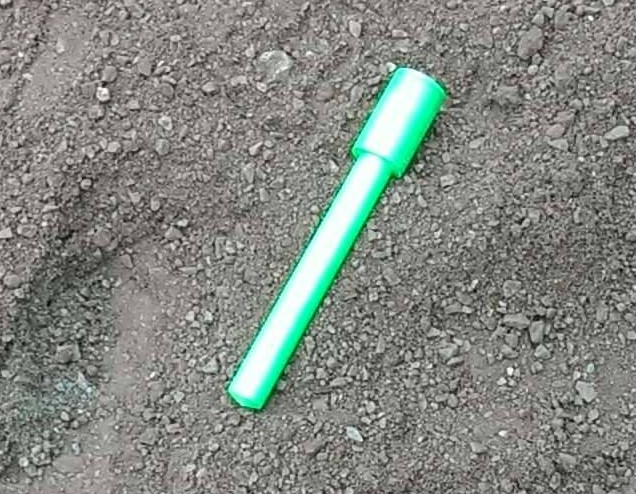
//> input picture templates/cache.jpg, 636 x 494 px; its folder holds only this picture in this run
$ ./PF_multiTemplate templates/cache.jpg   (built with g++ and OpenCV 4)
//> lines starting //> are read from the running program, lines starting //| are printed output that depends on the picture; after the words box and inside, x2 and y2 are one past the last pixel; in counts of white or black regions, pixels touching at a corner belong together
### motion_tracking.h
#ifndef MOTION_TRACKING_H
#define MOTION_TRACKING_H

#include <opencv2/opencv.hpp>
#include <unistd.h>
#include <cstdlib>
#include <vector>
#include <cmath>
#include <ctime>
/*!
* Particle filter motion tracking.
*
* This class estimates the position of a single point
* in a image. It can be used to predict the position of a
* landmark for example when tracking the corner of a bounding box.
*/
class ParticleFilter
{
public:
	/*!
    * @param width the width of the frame
    * @param height the height of the frame
    * @param N the number of particles
	*/
	ParticleFilter(int width, int height, int N);
	/*!
    * Predict the position of the point in the next frame.
	*
    * Move the particles based on how the real system is predicted to behave.
    * @param std the standard deviation of the gaussian distribution used to add noise
	*/
	void predict(int std);
	/*!
	* Draw the particles on a frame
	*
	* @param frame the image to draw
	* @param radius is the radius of the particles
	*/
	void drawParticles(cv::Mat frame, int radius=2);
	/*!
	* Estimate the position of the point given the particle weights.
	*
    * Using the weighted average of the particles
    * gives an estimation of the position of the point
	* @return estimated point
	*/
	cv::Point estimate();
	/*!
	* Update the weights associated which each particle based on the (x,y) coords measured.
    * Particles that closely match the measurements give an higher contribution.
	*
	* The position of the point at the next time step is predicted using the
    * estimated speed along X and Y axis and adding Gaussian noise sampled
    * from a distribution with MEAN=0.0 and STD=std. It is a linear model.
	* @param center position of the center point
	*/
	void update(cv::Point center);
	/*!
	* The resample function removes useless particles and keep the
    * useful ones. It is not necessary to resample at every loop.
    * If there are not new measurements then there is not any information
    * from which the resample can benefit.
	*/
	void resample();

private:
	cv::Mat particles;
	std::vector<double> weights, tempWeights, residual, cumulativeSum;
	std::vector<int> indices, numCopies;
	cv::Point estimatePoint;
	double sum, acc, sum_fract, sum_weights, diff_fract;
	int N;

};

#endif

### mask_analysis.h
#ifndef MASK_ANALYSIS_H
#define MASK_ANALYSIS_H

#include <opencv2/opencv.hpp>
#include <iostream>
#include <iterator>
#include <vector>
/*!
* This class analyses binary masks, like the ones returned by
* the color detection classes.
*
* The class implements function for finding the contour with the
* largest area and its properties (centre, sorrounding rectangle).
*
*/
class BinaryMaskAnalyser
{
public:
	/*!
	* it gets list of contours from the mask
 	*
    * @param mask the binary image to use in the function
	*/
	void getContoursFromMask(cv::Mat &mask);
	/*!
	* it gets contour of element with max area
 	*
    * @return get the desired contour
	*/
	std::vector<cv::Point> getMaxAreaElementContour();
	/*!
	* it returns the total number of contours present on the mask
 	*
    * this method must be used during video analysis to check if the frame contains
    * at least one contour before calling the other function below.
    * @param mask the binary image to use in the function
	* @return get the number of contours
	*/
	int numberOfContours(cv::Mat &mask);
	/*!
	* it returns the rectangle sorrounding the contour with the largest area.
	*
    * This method could be useful to find a face when a skin detector filter is used.
    * @param mask the binary image to use in the function
    * @return get the coords of the upper corner of the rectangle (x, y) and the rectangle size (widht, hight)
    * In case of error it returns a tuple (None, None, None, None)
	*/
	cv::Rect maxAreaRectangle(cv::Mat &mask);
	/*!
	* it returns the centre of the contour with largest area.
 	*
    * This method could be useful to find the center of a face when a skin detector filter is used.
    * @param mask the binary image to use in the function
    * @return get the x and y center coords of the contour whit the largest area.
    * In case of error it returns a tuple (None, None)
	*/
	cv::Point maxAreaCenter(cv::Mat &mask);

private:
	std::vector<std::vector<cv::Point> > contours;
	std::vector<double> areaArray; // contains the area of the contours

};

#endif

### color_detection.h
#ifndef COLOR_DETECTION_H
#define COLOR_DETECTION_H

#include <opencv2/opencv.hpp>
#include <vector>
/*!
* Implementation of the Histogram Backprojection algorithm with multi-template.
*
* This class is the reimplementation of the BackProjectionColorDetector class for
* multi-template color detection. Instead of specifing a single template it is
* possible to pass a list of templates, which can be multiple subframe taken from
* different part of an object. Multiple version of the Backprojection algorithm
* are then run at the same time and the filtered output added togheter. The result
* of this process is much robust (but slower) than the standard class.
*
*/
class MultiBackProjectionColorDetector
{
public:
	/*!
	* Set the BGR image list used as container for the templates
 	*
    * The template can be a specific region of interest of the main
    * frame or a representative color scheme to identify. the template
    * is internally stored as an HSV image.
    * @param frameList the list of templates to use in the algorithm
	*/
	void setTemplateList(std::list<cv::Mat> frameList);
	/*!
	* Get the BGR image list used as container for the templates
 	*
    * The template can be a specific region of interest of the main
    * frame or a representative color scheme to identify.
	*/
	std::list<cv::Mat> getTemplateList();
	/*!
	* Given an input frame in BGR return the filtered version.
	*
    * @param frame the original frame (color)
    * @param morph_opening it is a erosion followed by dilatation to remove noise
    * @param blur to smooth the image it is possible to apply Gaussian Blur
    * @param kernel_size is the kernel dimension used for morph and blur
	*/
	cv::Mat frameFiltered(cv::Mat frame, bool morph_opening=true, bool blur=true, int kernel_size=5, int iterations=1);
	/*!
	* Given an input frame in BGR return the black/white mask.
 	*
    * @param frame the original frame (color)
    * @param morph_opening it is a erosion followed by dilatation to remove noise
    * @param blur to smooth the image it is possible to apply Gaussian Blur
    * @param kernel_size is the kernel dimension used for morph and blur
	*/
	cv::Mat frameMask(cv::Mat frame, bool morph_opening=true, bool blur=true, int kernel_size=5, int iterations=1);

private:
	std::list<cv::Mat> hsvTemplates;

};

#endif

### motion_tracking.cpp
#include "motion_tracking.h"
//#include <iostream>
ParticleFilter::ParticleFilter(int width, int height, int N)
{
	this->N = N;
	if(N <= 0 || N > (width*height))
		CV_Error( cv::Error::StsBadArg, "the ParticleFilter class does not accept a value of N which is <= 0 or > (widht*height)" );
	particles  = cv::Mat::zeros(2, N, CV_64FC1);
    cv::randn(particles.row(0), width/2, width/8); // init the X coord
    cv::randn(particles.row(1), height/2, height/8); // init the Y coord
	// Init the weights vector as a uniform distribution
    // at the begining each particle has the same probability
    // to represent the point we are following
	for(int i=0; i < N; ++i)
		weights.push_back(1.0/N);
};

void ParticleFilter::predict(int std)
{
	cv::Mat tempMatrix = cv::Mat::zeros(1, particles.cols, CV_64FC1);
	//Adding some noises to State Matrix
   	cv::randn(tempMatrix, 0, 1);
	//std::cout << "TempMatrix: " << tempMatrix << std::endl;
	particles.row(0) = particles.row(0) + tempMatrix*std;
	cv::randn(tempMatrix, 0, 1);
	particles.row(1) = particles.row(1) + tempMatrix*std;
};

void ParticleFilter::drawParticles(cv::Mat frame, int radius)
{
	cv::Point_<double> cur_point;
	for(int j = 0 ; j < particles.cols ; j++)
	{
		cur_point.x = particles.at<double>(0,j);
		cur_point.y = particles.at<double>(1,j);
	// cout << cur_point << endl ;
		cv::circle(frame, cur_point, radius, CV_RGB(255,0,0), -1) ; // RED Particles
	}

};

cv::Point ParticleFilter::estimate()
{
	estimatePoint.x = std::round(cv::sum(particles.row(0).mul(weights))[0]);
 	estimatePoint.y = std::round(cv::sum(particles.row(1).mul(weights))[0]);

    return estimatePoint;
};

void ParticleFilter::update(cv::Point center)
{
    // Generating a temporary array for the input position
	cv::Mat posMatrix = cv::Mat::ones(2, particles.cols, CV_64FC1);
	cv::Mat xMat(1, particles.cols, CV_64FC1, cv::Scalar::all(center.x));
	cv::Mat yMat(1, particles.cols, CV_64FC1, cv::Scalar::all(center.y));

	posMatrix.row(0) = (posMatrix.row(0)).mul(xMat);
	posMatrix.row(1) = (posMatrix.row(1)).mul(yMat);

	// 1- We can take the difference between each particle new
    // position and the measurement. In this case is the Euclidean Distance.
	std::vector <double> distance;
	cv::Mat subMatrix;
	cv::subtract(particles, posMatrix, subMatrix);
	//std::cout << " subMatrix: " << subMatrix << std::endl;
	double x,y;
	for(int i=0; i < N; ++i)
	{
		x = subMatrix.at<double>(0,i);
		y = subMatrix.at<double>(1,i);
		distance.push_back(sqrt(x*x+y*y));
	}
    // 2- Particles which are closer to the real position have smaller
    // Euclidean Distance, here we subtract the maximum distance in order
    // to get the opposite (particles close to the real position have
    // an higher wieght)
	double maxDistance = *std::max_element(distance.begin(), distance.end());

	for(int i=0; i < distance.size(); ++i)
		distance[i] = abs(maxDistance-distance[i]);
	// 3-Particles that best predict the measurement
    // end up with the highest weight.
	sum = 0;
	for(int i=0; i < weights.size(); ++i)
	{
		weights[i] = 1.0;
		weights[i] *= distance[i];
		weights[i] += 1.e-300; // avoid zeros
		sum += weights[i];
	}
	// 4- after the multiplication the sum of the weights won't be 1.
    // Renormalize by dividing all the weights by the sum of all the weights.
	for(int i=0; i < weights.size(); ++i)
		weights[i] /= sum;
};

void ParticleFilter::resample()
{
	// take int(N*weights) copies of each weight
	for(int i=0; i<N; ++i)
	{
		indices.push_back(0);
		cumulativeSum.push_back(0);
		tempWeights.push_back(0);
		numCopies.push_back(int(N*weights[i]));
	}
	int k = 0;
	for(int i=0; i<N; ++i)
		for (int j=0; j<numCopies[i]; ++i)
		{
			indices[k] = i;
			k++;
		}
	//std::cout << " Indices: ";
	//for(auto i : indices) std::cout << i << " ";
	sum_fract = 0;
	diff_fract = 0;
	// multinomial resample
	for(int i=0; i<N; ++i)
	{
		// get fractional part
		diff_fract = weights[i] - numCopies[i];
		residual.push_back(diff_fract);
		sum_fract += diff_fract;
	}
	// normalize
	for(int i=0; i < residual.size(); ++i)
		residual[i] /= sum_fract;
	// cumulative sum
	acc = 0;
 	for(int i=0; i < residual.size(); i++)
	{
 		acc += residual[i];
 		cumulativeSum[i] = acc;
	}
	// ensures sum is exactly one
	cumulativeSum.back() = 1.0;
	// use current time as seed for random generator
	std::srand(std::time(nullptr));
    double random_variable;
	for(int i=k; i<N; ++i)
	{
		random_variable = (double) std::rand()/(RAND_MAX + 1.0);
		for(int j=0; j<N; ++j)
			if(random_variable <= cumulativeSum[j])
			{
				indices[i] = j;
				break;
			}
	}
	//std::cout << " cumulativeSum: ";
	//for(auto i : cumulativeSum) std::cout << " " << i ;
	//std::cout << " Particles: " << particles << std::endl;

	// resample according to indices
	cv::Mat tempParticles = cv::Mat::zeros(2, N, CV_64FC1);
	for(int ind = 0 ; ind < N ; ++ind)
	{
		tempParticles.at<double>(0,ind) = particles.at<double>(0,indices[ind]);
		tempParticles.at<double>(1,ind) = particles.at<double>(1,indices[ind]);
		tempWeights[ind] = weights[indices[ind]];
	}
    // Create a new set of particles by randomly choosing particles
    // from the current set according to their weights.
	particles = tempParticles;
	weights = tempWeights;
	// normalize the new set of particles
	sum_weights = 0;
	for(int i=0; i < N; ++i)
		sum_weights += weights[i];
	for(int i=0; i < N; ++i)
		weights[i] /= sum_weights;
	//std::cout << "Weights: " << weights.size() << std::endl;
	//std::cout << "Particles: " << particles.size() << std::endl;
	//std::cout << "WORK!!!!" << std::endl;
	residual.clear();
	numCopies.clear();
	cumulativeSum.clear();
	tempWeights.clear();
	indices.clear();
};

### mask_analysis.cpp
#include "mask_analysis.h"

void BinaryMaskAnalyser::getContoursFromMask(cv::Mat &mask)
{
	// check if mask is empty
	if( mask.empty() )
    	CV_Error( cv::Error::StsBadArg, "mask is empty!" );
	// convert to gray image if coloured
	if( mask.type() != 0)
		cv::cvtColor( mask, mask, cv::COLOR_BGR2GRAY );
	// get contours
	cv::findContours(mask, contours, CV_RETR_LIST,
                         CV_CHAIN_APPROX_SIMPLE);
};

std::vector<cv::Point> BinaryMaskAnalyser::getMaxAreaElementContour()
{
	for (auto cnt : contours)
        areaArray.push_back(cv::contourArea(cnt));

	if(areaArray.size()==0)
		std::cout << "No contours!" << std::endl; // the array is empty
	// return the index of the max element
	int maxElementIndex = std::distance(areaArray.begin(), std::max_element(areaArray.begin(), areaArray.end()));
    auto cnt = contours[maxElementIndex];
	return cnt;
};

int BinaryMaskAnalyser::numberOfContours(cv::Mat &mask)
{
	getContoursFromMask(mask);
	return contours.size();
};

cv::Rect BinaryMaskAnalyser::maxAreaRectangle(cv::Mat &mask)
{
	getContoursFromMask(mask);

    cv::Rect outputRect = cv::boundingRect(getMaxAreaElementContour());
    return outputRect;
};

cv::Point BinaryMaskAnalyser::maxAreaCenter(cv::Mat &mask)
{
	getContoursFromMask(mask);

	// calculate the moments
    cv::Moments M = cv::moments(getMaxAreaElementContour());
    if(M.m00 == 0)
		std::cout << "No moment!" << std::endl;
	// get the center from the moments
	cv::Point c;
	c.x = (int)( M.m10 / M.m00 );
	c.y = (int)( M.m01 / M.m00 );
	// return the center coords
    return c;
};

### color_detection.cpp
#include "color_detection.h"
//#include <iostream>
void MultiBackProjectionColorDetector::setTemplateList(std::list<cv::Mat> frameList)
{
    for (auto frame : frameList)
	{
		cv::cvtColor(frame, frame, cv::COLOR_BGR2HSV);
        hsvTemplates.push_back(frame);
	}
};

// [21 lines left out: functions getTemplateList, frameFiltered, not called in this run]

cv::Mat MultiBackProjectionColorDetector::frameMask(cv::Mat frame, bool morph_opening, bool blur, int kernel_size, int iterations)
{
    if(hsvTemplates.size() == 0) CV_Error( cv::Error::StsBadArg, "templates are empty!" );
    cv::Mat frameHSV;
    cv::cvtColor(frame, frameHSV, cv::COLOR_BGR2HSV);
    cv::Mat mask = cv::Mat::zeros(frame.rows, frame.cols, CV_8UC1);

    // Histogram parameters:
    int hbins = 180, sbins = 256; // 30, 32
    int histSize[] = {hbins, sbins};
    // hue varies from 0 to 179
    float hranges[] = { 0, 180 };
    // saturation varies from 0 (black-gray-white) to
    // 255 (pure spectrum color)
    float sranges[] = { 0, 256 };
    const float* ranges[] = { hranges, sranges };
    cv::MatND templateHist;
    // we compute the histogram from the 0-th and 1-st channels
    int channels[] = {0, 1};

	for (auto hsvTemplate : hsvTemplates)
	{
		// Set the template histogram
		cv::Mat templateHist;
		cv::calcHist(&hsvTemplate, 1, channels, cv::Mat(), // do not use mask
             templateHist, 2, histSize, ranges,
             true, // the histogram is uniform
             false );
	    // Normalize the template histogram and apply backprojection
		cv::Mat frameHSVbackProj;
        cv::normalize(templateHist, templateHist, 0, 255, cv::NORM_MINMAX);
		cv::calcBackProject(&frameHSV, 1, channels, templateHist, frameHSVbackProj, ranges, 1, true);
		// Get the kernel and apply a convolution
		cv::Mat frameHSVclean;
        cv::Mat kernel = cv::getStructuringElement(cv::MORPH_ELLIPSE, cv::Size(kernel_size, kernel_size));
        cv::filter2D(frameHSVbackProj, frameHSVclean, -1, kernel);
        // Applying the morph open operation (erosion followed by dilation)
        if(morph_opening==true)
		{
        	cv::Mat kernel = cv::Mat::ones(kernel_size, kernel_size, CV_8UC1);
        	cv::morphologyEx(frameHSVclean, frameHSVclean, cv::MORPH_OPEN, kernel, cv::Point(-1,-1), iterations);
		}
        // Applying Gaussian Blur
        if(blur==true)
            cv::GaussianBlur(frameHSVclean, frameHSVclean, cv::Size(kernel_size, kernel_size), 0, 0);
        // Get the threshold
		cv::Mat frameHSVthreshold;
		cv::threshold(frameHSVclean, frameHSVthreshold, 50, 255, cv::THRESH_BINARY);

        mask += frameHSVthreshold; // Add the threshold to the mask
	}
    // Normalize the mask because it contains
  	// values added during the previous loop
    // Attention: here it is not necessary to normalize because the astype(np.uint8) method
    // will resize to 255 each value which is higher that that...
    // cv::normalize(mask, mask, 0, 255, cv::NORM_MINMAX) // Not necessary

    return mask;
};

### PF_multiTemplate.cpp

#include <iostream>
#include <opencv2/opencv.hpp>
// [4 lines of commented-out code are left out]
#include "color_detection.h" // MultiBackProjectionColorDetector
#include "mask_analysis.h" // BinaryMaskAnalyser
#include "motion_tracking.h" // ParticleFilter

using namespace cv;
using namespace std;

bool outOfFrame = false;

// [6 lines left out: function intToString, not called in this run]

void drawObject(int x, int y, int w, int h, Mat &frame)
{

	//some openCV drawing functions to draw crosshairs
	//on tracked image


	//'if' and 'else' statements to prevent
	//memory errors from writing off the screen (ie. (-25,-25) is not within the window)
	//char k = (char)waitKey(5);
	//if( k == 'd' ) detected = true;
	Rect out(Point(frame.cols/10, frame.rows/10), Point(9*frame.cols/10, 9*frame.rows/10));
	if(out.contains(Point(x,y)))
	{
		outOfFrame = false;
		circle(frame, Point(x, y), 15, Scalar(0, 255, 0), 2);
		if (y - 25 > 0)
			line(frame, Point(x, y), Point(x, y - 25), Scalar(0, 255, 0), 2);
		else line(frame, Point(x, y), Point(x, 0), Scalar(0, 255, 0), 2);
		if (y + 25 < h)
			line(frame, Point(x, y), Point(x, y + 25), Scalar(0, 255, 0), 2);
		else line(frame, Point(x, y), Point(x, h), Scalar(0, 255, 0), 2);
		if (x - 25 > 0)
			line(frame, Point(x, y), Point(x - 25, y), Scalar(0, 255, 0), 2);
		else line(frame, Point(x, y), Point(0, y), Scalar(0, 255, 0), 2);
		if (x + 25 < w)
			line(frame, Point(x, y), Point(x + 25, y), Scalar(0, 255, 0), 2);
		else line(frame, Point(x, y), Point(w, y), Scalar(0, 255, 0), 2);
	}
	else outOfFrame = true;


	// [5 lines of commented-out code are left out]


		Rect r(Point(frame.cols/5, frame.rows/5), Point(4*frame.cols/5, 4*frame.rows/5));
		rectangle(frame, r, CV_RGB(255, 255, 255));
		if(r.contains(Point(x, y)))
		{
			rectangle(frame, r, CV_RGB(255, 255, 0), 3);
			putText(frame, "DETECTED", Point(frame.cols/5, frame.rows/8), 1, 1, CV_RGB(0, 255, 0), 2);
			std::cout << "DETECTED!" << std::endl;
		}
		else putText(frame, "DETECTED", Point(frame.cols/5, frame.rows/8), 1, 1, CV_RGB(155, 155, 155), 2);

		if(x < frame.cols/5) line(frame, r.tl(), Point(frame.cols/5, 4*frame.rows/5), CV_RGB(255, 255, 0), 3);
		if(x > 4*frame.cols/5) line(frame, Point(4*frame.cols/5, frame.rows/5), r.br(), CV_RGB(255, 255, 0), 3);
		if(y < frame.rows/5) line(frame, r.tl(), Point(4*frame.cols/5, frame.rows/5), CV_RGB(255, 255, 0), 3);
		if(y > 4*frame.rows/5) line(frame, Point(frame.cols/5, 4*frame.rows/5), r.br(), CV_RGB(255, 255, 0), 3);
		// [4 lines of commented-out code are left out]

}

int main(int argc, char** argv)
{
	// Load template
	vector<String> filenames;
    String folder = "./templates";
	glob(folder, filenames);

	Mat templateImage;
	list<Mat> frameList;
    for(int i=0 ; i < filenames.size() ; i++)
	{
    	cout << i << ": " << filenames[i] << endl;
		templateImage = imread(filenames[i]);
//> templateImage is the input picture: 494 rows x 636 cols, CV_8UC3; mean B, G, R 130.4, 136.5, 131.3
		// Check for invalid input
		if(templateImage.empty())
		{
		    cerr <<  "Could not open or find the template image" << endl;
		    return -1;
		}
		frameList.push_back(templateImage);
//> frameList = 1 item
	}


	VideoCapture cap;
	cap.open(argv[1]); // Open the video

    if(!cap.isOpened())  // Check if succeeded
	{
		cerr <<  "Could not open webcam or video file" << endl;
        return -1;
	}

	// Create VideoWriter object
   	double fps =  cap.get(CV_CAP_PROP_FPS);
   	int frameWidth = cap.get(CV_CAP_PROP_FRAME_WIDTH);
   	int frameHeight = cap.get(CV_CAP_PROP_FRAME_HEIGHT);
   	VideoWriter video("out.avi", CV_FOURCC('M','J','P','G'), fps, Size(frameWidth, frameHeight), true); // or XVID, X264

	// Defining the color detector object
	MultiBackProjectionColorDetector myBackDetector;
	myBackDetector.setTemplateList(frameList); // Set the list of templates
//> the loop in setTemplateList, `for (auto frame : frameList)` made 1 pass

	// Filter parameters
	int totalParticles = 1000; //3000
	// Standard deviation which represent how to spread the particles
	// in the prediction phase.
	int std = 15;  //25
	ParticleFilter myParticle(frameWidth, frameHeight, totalParticles);
	Point frameCenterPoint = Point(frameWidth/2, frameHeight/2);
	Point estimatedPoint;
	Point center;
	short dir=1;

	while(true)
	{

		Mat frame, frameMask;
	   	cap >> frame;
		// Return the binary mask from the backprojection algorithm
    	frameMask = myBackDetector.frameMask(frame, true, true, 5, 2);
//> the loop in frameMask, `for (auto hsvTemplate : hsvTemplates)` made 1 pass
//> pass 1, in frameMask, `cv::calcHist(&hsvTemplate, 1, channels, cv::Mat(), templateHist, 2, hi..`:
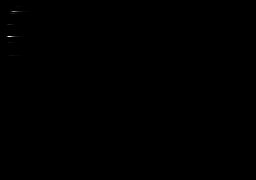
//> templateHist: 180 rows x 256 cols, CV_32FC1; min 0, max 22696, mean 6.8; drawn with min black and max white
//> pass 1, in frameMask, `cv::normalize(templateHist, templateHist, 0, 255, cv::NORM_MINMAX);`:
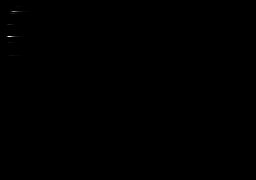
//> templateHist: 180 rows x 256 cols, CV_32FC1; 13.5% of pixels changed, all inside (x1, y1, x2, y2) = (0, 0, 256, 178)
//> pass 1, in frameMask, `cv::calcBackProject(&frameHSV, 1, channels, templateHist, frameHSVback..`:
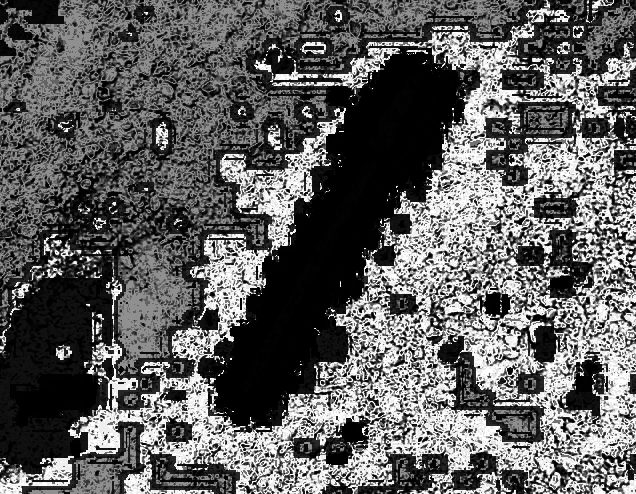
//> frameHSVbackProj: 494 rows x 636 cols, CV_8UC1; min 0, max 255, mean 95.5
		//cout << "Number of contours: " << myMaskAnalyser.numberOfContours(frame) << endl;

		// Declaring the binary mask analyser object
		BinaryMaskAnalyser myMaskAnalyser;

		if(myMaskAnalyser.numberOfContours(frameMask) > 0)
//> in getContoursFromMask, `cv::findContours(mask, contours, CV_RETR_LIST, CV_CHAIN_APPROX_SIMPLE);`: contours = 32 contours, 16 with area under 20; largest, box (x1, y1, x2, y2) and area: (0, 0, 636, 494) 312982, (212, 54, 462, 425) 31736, (11, 373, 97, 426) 2872, (486, 294, 508, 313) 300, (577, 363, 598, 392) 260
//> (the rest of the program and of its run is left out)
